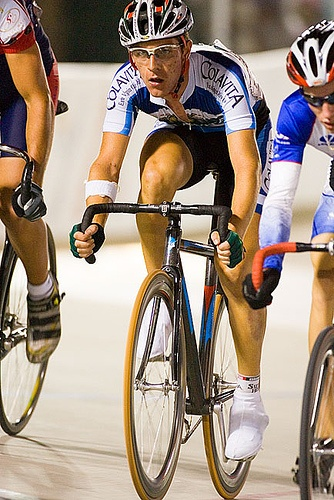
#> input picture data/2007_000129.jpg, 334 x 500 px
$ python image_augmentation.py
#> lines starting #> are read from the running program, lines starting #| are printed output that depends on the picture
import cv2
import numpy as np
from skimage.util.dtype import convert


class ImageAugmented(object):
    def __init__(self, path="../data/2007_000129.jpg"):
#> called with path = '../data/2007_000129.jpg'
        self.img = cv2.imread(path)
#> self.img is the input picture: shape (500, 334, 3); mean B, G, R 129.6, 143.9, 161
        self.h, self.w = self.img.shape[0], self.img.shape[1]
#> self.h = 500; self.w = 334

    # 1. 镜像变换
    def flip(self, flag="h"):
        generate_img = np.zeros(self.img.shape)
        if flag == "h":
            for i in range(self.h):
                for j in range(self.w):
                    generate_img[i, self.h - 1 - j] = self.img[i, j]
        else:
            for i in range(self.h):
                for j in range(self.w):
                    generate_img[self.h - 1 - i, j] = self.img[i, j]
        return generate_img

    # 2. 缩放
    def _resize_img(self, shape=(100, 300)):
        return cv2.resize(self.img, shape)

    # 3. 旋转
    def rotated(self):
        center = cv2.getRotationMatrix2D((self.w / 2, self.h / 2), 45, 1)
        return cv2.warpAffine(self.img, center, (self.w, self.h))

    # 4. 平移
    def translation(self, x_scale=100, y_scale=100):
#> called with x_scale = 100, y_scale = 100
        move = np.float32([[1, 0, x_scale], [0, 1, y_scale]])
        return cv2.warpAffine(self.img, move, (self.w, self.h))
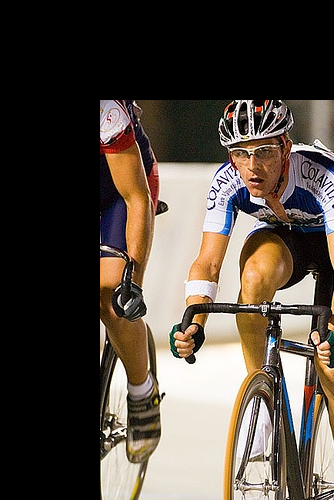
#> returned value: shape (500, 334, 3); mean of channels 0, 1, 2 65.9, 74.8, 84.2; drawn as B, G, R

    # 5. 改变亮度
    def change_light(self, alpha=1.5, scale=3):
        return cv2.addWeighted(self.img, alpha, np.zeros(self.img.shape).astype(np.uint8), 1 - alpha, scale)

    # 6. 添加噪声
    def add_noise(self, mean=0, var=0.01):
        img = np.multiply(self.img, 1. / 255, dtype=np.float64)
        noise = np.random.normal(mean, var ** 0.5,
                                 img.shape)
        img = convert(img, np.floating)
        out = img + noise
        return out


if __name__ == '__main__':
    aug = ImageAugmented()
    img = aug.translation()
    cv2.imshow("img", img)
    cv2.waitKey()

$ run again, with data/2007_000793.jpg copied over data/2007_000129.jpg
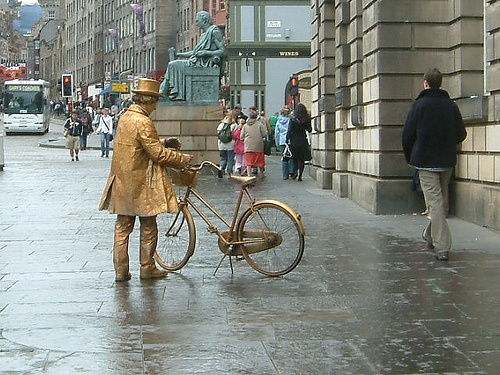
#> input picture data/2007_000793.jpg, 500 x 375 px
#> in __init__, self.img is the input picture: shape (375, 500, 3); mean B, G, R 127, 135.6, 131.8
#> in translation, `return cv2.warpAffine(self.img, move, (self.w, self.h))`:
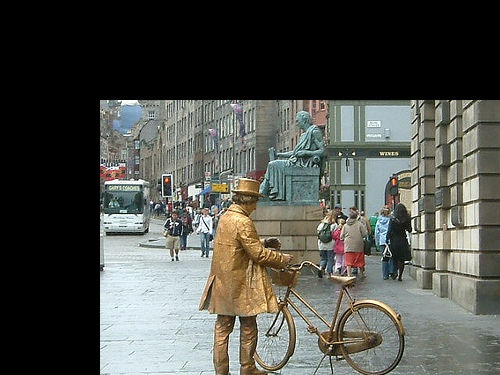
#> returned value: shape (375, 500, 3); mean of channels 0, 1, 2 76.3, 81.8, 80.3; drawn as B, G, R

$ run again, with data/2007_001458.jpg copied over data/2007_000129.jpg
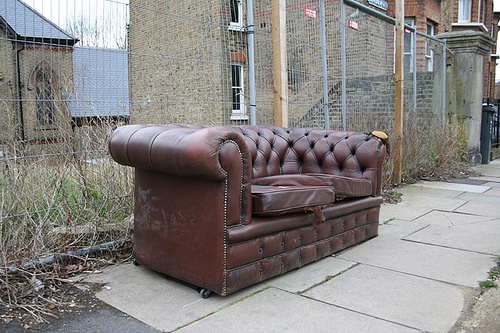
#> input picture data/2007_001458.jpg, 500 x 333 px
#> in __init__, self.img is the input picture: shape (333, 500, 3); mean B, G, R 129.5, 131.6, 135.1
#> in translation, `return cv2.warpAffine(self.img, move, (self.w, self.h))`:
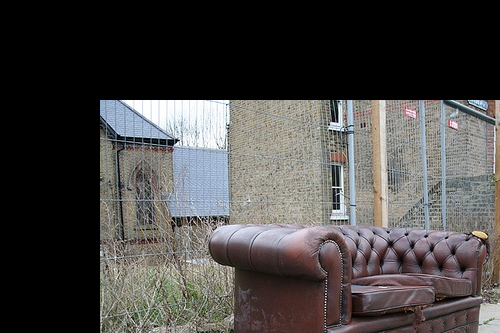
#> returned value: shape (333, 500, 3); mean of channels 0, 1, 2 69.4, 70.7, 72.9; drawn as B, G, R

$ run again, with data/2007_002293.jpg copied over data/2007_000129.jpg
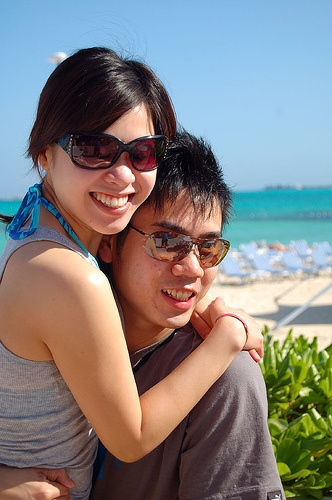
#> input picture data/2007_002293.jpg, 332 x 500 px
#> in __init__, self.img is the input picture: shape (500, 332, 3); mean B, G, R 128.1, 129.4, 131.8
#> in translation, `return cv2.warpAffine(self.img, move, (self.w, self.h))`:
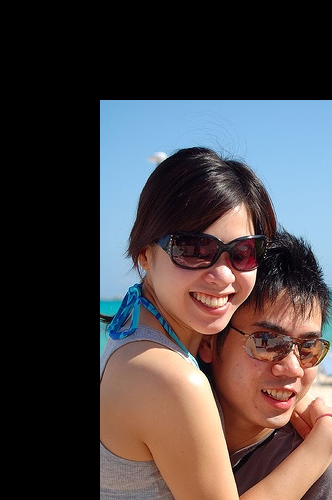
#> returned value: shape (500, 332, 3); mean of channels 0, 1, 2 67.8, 66.9, 74.2; drawn as B, G, R
